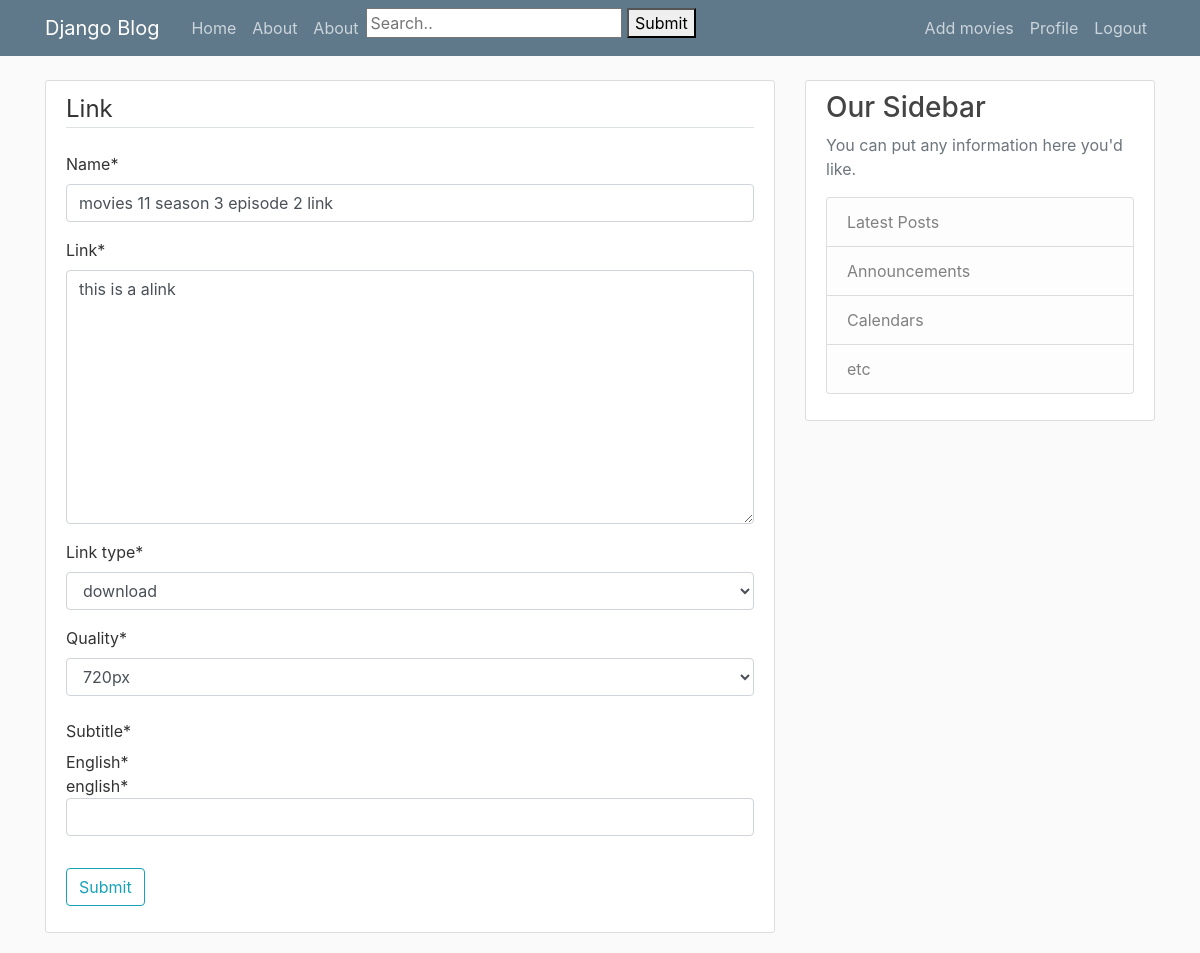
The app's page /link/11/3/2/44/update (signed in) with its own data.
### movies_list/models.py (models this page shows)
class Link_list(models.Model):
	link_id=models.AutoField(primary_key=True)
	link_episode_season_id=models.ForeignKey(Episode_list,on_delete=models.PROTECT)
	link_user_id=models.ForeignKey(User, on_delete=models.PROTECT,blank=True)
	name=models.CharField(max_length=50)
	link=models.TextField()
	upvote=models.PositiveIntegerField(default=0)
	downvote=models.PositiveIntegerField(default=0)
	views=models.PositiveIntegerField(default=0)
	link_type=models.ForeignKey(Content_type_list,on_delete=models.PROTECT)
	subtitle=models.ManyToManyField(Subtitle_list)
	link_created_at=models.DateTimeField(default=timezone.now)
	quality=models.ForeignKey(Quality_list,on_delete=models.PROTECT)
	class Meta:
		verbose_name_plural='Link'

class Quality_list(models.Model):
	quality_id=models.AutoField(primary_key=True)
	quality_name=models.CharField(max_length=50)
	quality_priority=models.PositiveIntegerField()
	def __str__(self):
		return f'{self.quality_name}'
	class Meta:
		verbose_name_plural='Quality'

### movies_list/views_update.py (the view)
# urls.py: path('link/<int:movies_id>/<int:season_id>/<int:episode_id>/<int:link_id>/update',Link_update,name='link-update'),
@login_required
def Link_update(request,movies_id,season_id,episode_id,link_id):
	obj=get_object_or_404(Link_list,link_id=link_id)
	form=Update_Link_form(
			data=(request.POST or None),
			files=(request.FILES or None),
		)
	form.fields["name"].initial=obj.name
	form.fields["link"].initial=obj.link
	form.fields["link_type"].initial = obj.link_type
	form.fields["quality"].initial = obj.quality
	link_detail=Link_list.objects.filter(link_id=link_id)
	url=request.path[1:5]
	if form.is_valid():
		if request.user.is_active:
			objs=Link_list.objects.filter(link_id=link_id).update(
				name=request.POST["name"],
				link=request.POST["link"],
				quality_id=request.POST["quality"],
				link_type_id=request.POST["link_type"],
				link_user_id_id=request.user.id,
				link_episode_season_id_id=episode_id);
			obj.subtitle.clear()
			s='subtitle_show_result'
			for i in range(10):
				x=f'{s}{i}'
				username = request.POST.get(f'{s}{i}')
				if username != None:
					print(username)
					obj.subtitle.add(username)
			messages.success(request, f'Movies type List has been updated!')
			return redirect('movies-detail',movies_id)
		else:
			messages.warning(request, f'You do not have Admin access!')
	else:
		print(form.errors)
	context={
		"form":form,
		"form_name":url,
		"link_detail":link_detail,
		"movies_id":movies_id,
		"season_id":season_id,
		"episode_id":episode_id,
		"link_id":link_id,
		}
	return render(request,'movies_list/link_list_update.html',context)

### movies_list/forms.py
class Update_Link_form(forms.Form):
	name = forms.CharField(widget=forms.TextInput(attrs={'placeholder': ''}))
	link = forms.CharField(widget=forms.Textarea(attrs={'placeholder': ''}))
	link_type = forms.ModelChoiceField(queryset=Content_type_list.objects.all())
	quality = forms.ModelChoiceField(queryset=Quality_list.objects.all())

### movies_list/models.py (called while the page is built)
	def __str__(self):
		return f'{ self.content_type}'

	def __str__(self):
		return f'{self.subtitle_name}'

### movies_list/templates/movies_list/link_list_update.html (shortened to what this page needs)
{% extends "users/base.html" %}
{% load crispy_forms_tags %}
{% block content %}
    <div class="content-section">
        <form method="POST" id="moviesForm" action="{% url 'link-update' movies_id season_id episode_id link_id %}" novalidate enctype="multipart/form-data" >
            <fieldset class="form-group">
            <legend class="border-bottom mb-4">{{form_name|capfirst}}</legend>
               <div class="form-group">
                    {{form.name|as_crispy_field}}
                    {{form.link|as_crispy_field}}
                    {{form.link_type|as_crispy_field}}
                   {{form.quality|as_crispy_field}}
                   <label for="id_subtitle" class="col-form-label  requiredField" id="id_subtitle_ajax" ajax_load_subtitle="{% url 'ajax_load_subtitle' %}">Subtitle<span class="asteriskField">*</span> </label>
                   <div id="show_result_subtitle"></div>
                   <div class=""> <input  type="text" name="subtitle" value="" maxlength="50" class="textinput textInput form-control" required="" id="id_subtitle" autocomplete="off" >
                   </div>
                </div>
            </fieldset>
            <div class="form-group">
                <button class="btn btn-outline-info" type="submit">Submit</button>
            </div>
        </form>
    </div>
{% endblock content %}

### users/static/css/main.css (style rules this page uses)
body { background: #fafafa; color: #333333; margin-top: 5rem; }
.content-section { background: #ffffff; padding: 10px 20px; border: 1px solid #dddddd; border-radius: 3px; margin-bottom: 20px; }

### records on screen
Link_list: name "movies 11 season 3 episode 2 link", link "this is a alink", link_type "download"
Quality_list: quality "720px"
